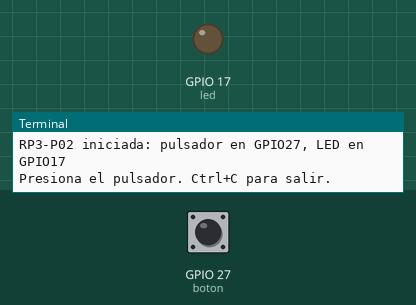
This program was run on a simulated Raspberry Pi (BCM pin numbers). Shown: output pins drawn as LEDs (lit = HIGH), the last lines printed to the terminal. The inputs (shaded band) are chosen by the test bench; at power-on: GPIO 27 (boton) HIGH.

Above: at 1.2 s.
1.3 s: GPIO 27 (boton) pulled LOW for 0.15 s
At 1.37 s:
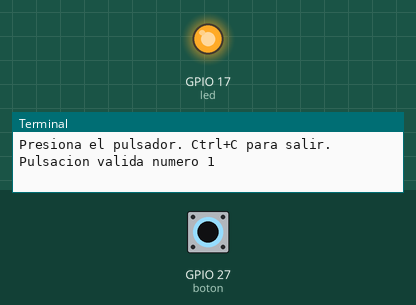
2.9 s: GPIO 27 (boton) pulled LOW for 3.2 s
At 6.4 s:
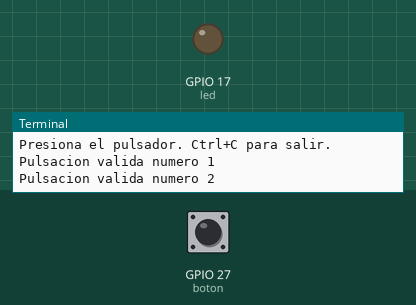
Timing chart, 0 to 7.9 s (numbered marks = the images above; inputs shaded):
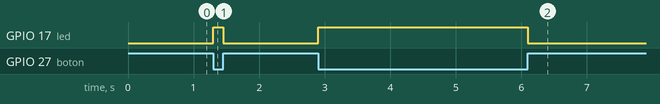

Measured:
- after the input at 1.3 s, GPIO 17 (led): LOW → HIGH at once, → LOW 0.15 s later
- after the input at 2.9 s, GPIO 17 (led): LOW → HIGH at once, → LOW 3.2 s later

The program:

RP3-P02-pulsador.py
```python
#!/usr/bin/env python3
"""
RP3-P02 - Pulsador con LED de respuesta
Placa: Raspberry Pi 3 Model B+ (Raspberry Pi OS)
Biblioteca: gpiozero

Objetivo: leer una entrada digital con antirrebote (debounce) y pull-up
integrado, encendiendo un LED mientras el pulsador esta presionado.

GPIO27 (pin fisico 13) se configura como entrada con pull-up interno
mediante gpiozero.Button: nunca queda flotante.
GPIO17 (pin fisico 11) se reutiliza como salida para el LED de respuesta.

Ejecucion:
    python3 RP3-P02-pulsador.py
"""
from gpiozero import Button, LED
from signal import pause

PIN_BOTON = 27   # GPIO27 = pin fisico 13
PIN_LED = 17     # GPIO17 = pin fisico 11

contador_pulsaciones = 0


def al_presionar():
    global contador_pulsaciones
    contador_pulsaciones += 1
    led.on()
    print(f"Pulsacion valida numero {contador_pulsaciones}")


def al_soltar():
    led.off()


def main():
    global led
    boton = Button(PIN_BOTON, pull_up=True, bounce_time=0.05)
    led = LED(PIN_LED)

    boton.when_pressed = al_presionar
    boton.when_released = al_soltar

    print(f"RP3-P02 iniciada: pulsador en GPIO{PIN_BOTON}, LED en GPIO{PIN_LED}")
    print("Presiona el pulsador. Ctrl+C para salir.")
    try:
        pause()  # espera eventos indefinidamente, sin consumir CPU en un bucle activo
    except KeyboardInterrupt:
        print("\nDetenido por el usuario.")
    finally:
        led.off()
        led.close()
        boton.close()


if __name__ == "__main__":
    main()
```
